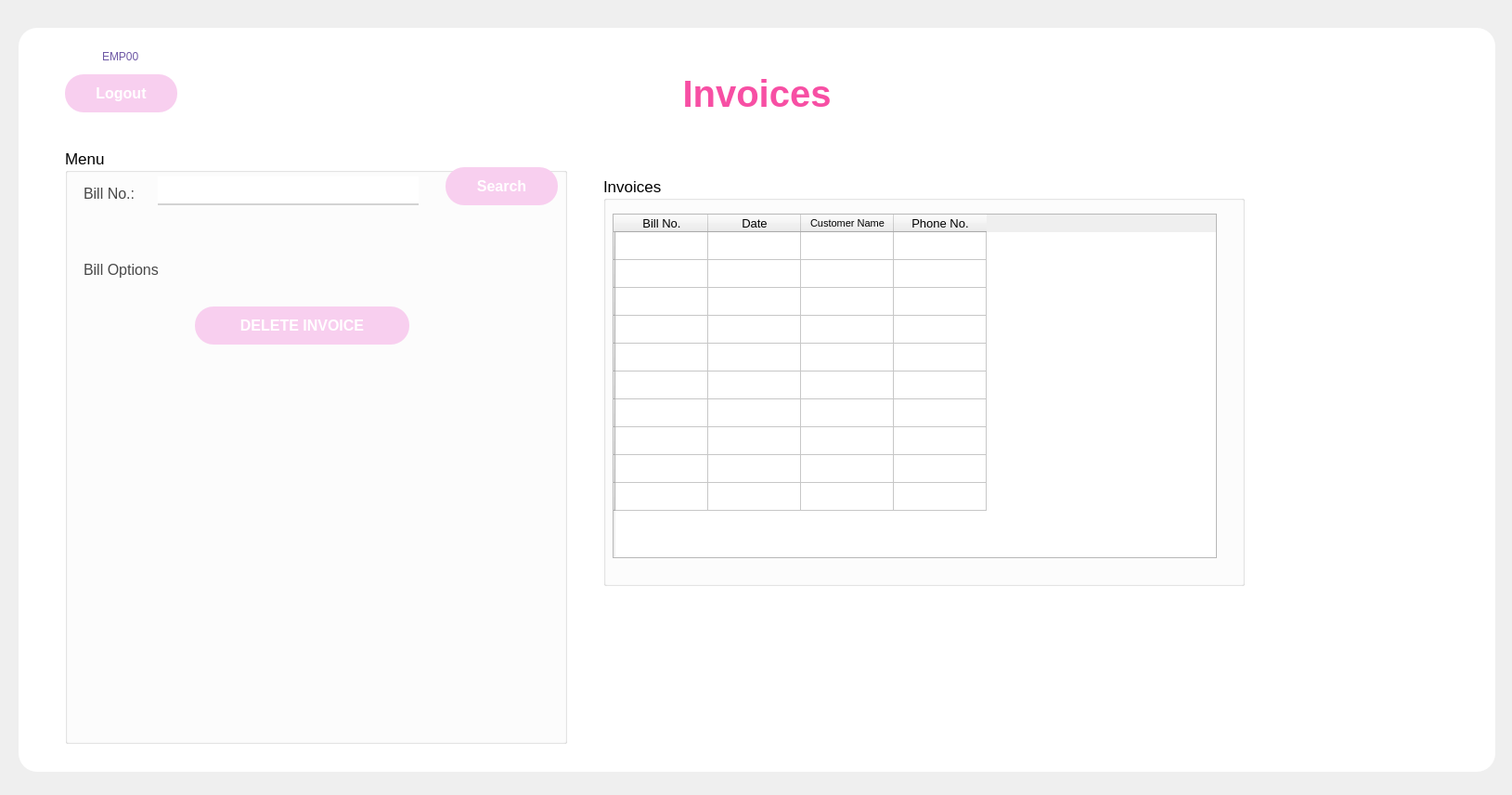
<?xml version="1.0" encoding="UTF-8"?>
<ui version="4.0">
 <class>MainWindow</class>
 <widget class="QMainWindow" name="MainWindow">
  <property name="geometry">
   <rect>
    <x>0</x>
    <y>0</y>
    <width>1629</width>
    <height>856</height>
   </rect>
  </property>
  <property name="windowTitle">
   <string>Invoices</string>
  </property>
  <property name="windowIcon">
   <iconset>
    <normaloff>C:/Users/Phuong Nhi/Downloads/teddy-bear.png</normaloff>C:/Users/Phuong Nhi/Downloads/teddy-bear.png</iconset>
  </property>
  <property name="styleSheet">
   <string notr="true"/>
  </property>
  <widget class="QWidget" name="centralwidget">
   <widget class="QLabel" name="label">
    <property name="geometry">
     <rect>
      <x>110</x>
      <y>50</y>
      <width>91</width>
      <height>21</height>
     </rect>
    </property>
    <property name="font">
     <font>
      <pointsize>9</pointsize>
     </font>
    </property>
    <property name="styleSheet">
     <string notr="true">color: rgb(110, 88, 165);</string>
    </property>
    <property name="text">
     <string>EMP00</string>
    </property>
   </widget>
   <widget class="QPushButton" name="pushButtonLogout">
    <property name="geometry">
     <rect>
      <x>70</x>
      <y>80</y>
      <width>121</width>
      <height>41</height>
     </rect>
    </property>
    <property name="font">
     <font>
      <pointsize>-1</pointsize>
      <weight>75</weight>
      <bold>true</bold>
     </font>
    </property>
    <property name="styleSheet">
     <string notr="true">QPushButton {
	color: rgb(255, 255, 255);
    border-radius: 20px;
	background-color: rgb(248, 207, 239);
    padding: 10px;
    font-size: 16px;
    font-weight: bold;
}

QPushButton:hover {
    background-color: #ff85c0;
}

QPushButton:pressed {
    background-color: #d14789;
}

QPushButton {
    box-shadow: 5px 5px 15px rgba(0, 0, 0, 0.3); /* Bóng đổ */
}
</string>
    </property>
    <property name="text">
     <string>Logout</string>
    </property>
    <property name="icon">
     <iconset>
      <normaloff>../images/log-out.png</normaloff>../images/log-out.png</iconset>
    </property>
   </widget>
   <widget class="QLabel" name="label_2">
    <property name="geometry">
     <rect>
      <x>510</x>
      <y>50</y>
      <width>611</width>
      <height>101</height>
     </rect>
    </property>
    <property name="font">
     <font>
      <family>MS Shell Dlg 2</family>
      <pointsize>30</pointsize>
      <weight>75</weight>
      <bold>true</bold>
     </font>
    </property>
    <property name="styleSheet">
     <string notr="true">color: rgb(247, 79, 164);</string>
    </property>
    <property name="text">
     <string>Invoices</string>
    </property>
    <property name="alignment">
     <set>Qt::AlignCenter</set>
    </property>
   </widget>
   <widget class="QLabel" name="label_5">
    <property name="geometry">
     <rect>
      <x>20</x>
      <y>30</y>
      <width>1591</width>
      <height>801</height>
     </rect>
    </property>
    <property name="styleSheet">
     <string notr="true">border-radius: 20; background: rgb(255, 255, 255)</string>
    </property>
    <property name="text">
     <string/>
    </property>
   </widget>
   <widget class="QLabel" name="label_7">
    <property name="geometry">
     <rect>
      <x>80</x>
      <y>50</y>
      <width>21</width>
      <height>21</height>
     </rect>
    </property>
    <property name="text">
     <string/>
    </property>
    <property name="pixmap">
     <pixmap>C:/Users/Phuong Nhi/Downloads/account.png</pixmap>
    </property>
    <property name="scaledContents">
     <bool>true</bool>
    </property>
   </widget>
   <widget class="QLabel" name="timelabel">
    <property name="geometry">
     <rect>
      <x>1280</x>
      <y>60</y>
      <width>191</width>
      <height>21</height>
     </rect>
    </property>
    <property name="font">
     <font>
      <pointsize>10</pointsize>
      <italic>true</italic>
     </font>
    </property>
    <property name="styleSheet">
     <string notr="true">color: rgb(72, 72, 72);
</string>
    </property>
    <property name="text">
     <string/>
    </property>
   </widget>
   <widget class="QGroupBox" name="groupBox">
    <property name="geometry">
     <rect>
      <x>70</x>
      <y>160</y>
      <width>541</width>
      <height>641</height>
     </rect>
    </property>
    <property name="font">
     <font>
      <pointsize>13</pointsize>
     </font>
    </property>
    <property name="title">
     <string>Menu</string>
    </property>
    <widget class="QLabel" name="label_3">
     <property name="geometry">
      <rect>
       <x>20</x>
       <y>40</y>
       <width>81</width>
       <height>16</height>
      </rect>
     </property>
     <property name="font">
      <font>
       <pointsize>12</pointsize>
      </font>
     </property>
     <property name="styleSheet">
      <string notr="true">color: rgb(72, 72, 72);
</string>
     </property>
     <property name="text">
      <string>Bill No.: </string>
     </property>
    </widget>
    <widget class="QLineEdit" name="lineEditBillNo">
     <property name="geometry">
      <rect>
       <x>100</x>
       <y>30</y>
       <width>281</width>
       <height>31</height>
      </rect>
     </property>
     <property name="font">
      <font>
       <pointsize>10</pointsize>
       <italic>false</italic>
      </font>
     </property>
     <property name="styleSheet">
      <string notr="true">border: none;
border-bottom: 2px solid grey; /* Điều chỉnh độ dày và màu của viền dưới */
border-color: rgb(211, 211, 211);
padding: 5px;</string>
     </property>
     <property name="placeholderText">
      <string/>
     </property>
    </widget>
    <widget class="QPushButton" name="pushButtonSearch">
     <property name="geometry">
      <rect>
       <x>410</x>
       <y>20</y>
       <width>121</width>
       <height>41</height>
      </rect>
     </property>
     <property name="font">
      <font>
       <pointsize>-1</pointsize>
       <weight>75</weight>
       <bold>true</bold>
      </font>
     </property>
     <property name="styleSheet">
      <string notr="true">QPushButton {
	color: rgb(255, 255, 255);
    border-radius: 20px;
	background-color: rgb(248, 207, 239);
    padding: 10px;
    font-size: 16px;
    font-weight: bold;
}

QPushButton:hover {
    background-color: #ff85c0;
}

QPushButton:pressed {
    background-color: #d14789;
}

QPushButton {
    box-shadow: 5px 5px 15px rgba(0, 0, 0, 0.3); /* Bóng đổ */
}
</string>
     </property>
     <property name="text">
      <string>Search</string>
     </property>
     <property name="icon">
      <iconset>
       <normaloff>C:/Users/Phuong Nhi/Downloads/search (1).png</normaloff>C:/Users/Phuong Nhi/Downloads/search (1).png</iconset>
     </property>
     <property name="iconSize">
      <size>
       <width>25</width>
       <height>25</height>
      </size>
     </property>
    </widget>
    <widget class="QLabel" name="label_4">
     <property name="geometry">
      <rect>
       <x>20</x>
       <y>110</y>
       <width>131</width>
       <height>41</height>
      </rect>
     </property>
     <property name="font">
      <font>
       <pointsize>12</pointsize>
      </font>
     </property>
     <property name="styleSheet">
      <string notr="true">color: rgb(72, 72, 72);
</string>
     </property>
     <property name="text">
      <string>Bill Options</string>
     </property>
    </widget>
    <widget class="QPushButton" name="pushButtonSearch_2">
     <property name="geometry">
      <rect>
       <x>140</x>
       <y>170</y>
       <width>231</width>
       <height>41</height>
      </rect>
     </property>
     <property name="font">
      <font>
       <pointsize>-1</pointsize>
       <weight>75</weight>
       <bold>true</bold>
      </font>
     </property>
     <property name="styleSheet">
      <string notr="true">QPushButton {
	color: rgb(255, 255, 255);
    border-radius: 20px;
	background-color: rgb(248, 207, 239);
    padding: 10px;
    font-size: 16px;
    font-weight: bold;
}

QPushButton:hover {
    background-color: #ff85c0;
}

QPushButton:pressed {
    background-color: #d14789;
}

QPushButton {
    box-shadow: 5px 5px 15px rgba(0, 0, 0, 0.3); /* Bóng đổ */
}
</string>
     </property>
     <property name="text">
      <string>DELETE INVOICE</string>
     </property>
     <property name="icon">
      <iconset>
       <normaloff>C:/Users/Phuong Nhi/Downloads/search (1).png</normaloff>C:/Users/Phuong Nhi/Downloads/search (1).png</iconset>
     </property>
     <property name="iconSize">
      <size>
       <width>25</width>
       <height>25</height>
      </size>
     </property>
    </widget>
   </widget>
   <widget class="QGroupBox" name="groupBoxBillWindow">
    <property name="geometry">
     <rect>
      <x>650</x>
      <y>190</y>
      <width>691</width>
      <height>441</height>
     </rect>
    </property>
    <property name="font">
     <font>
      <pointsize>13</pointsize>
     </font>
    </property>
    <property name="title">
     <string>Invoices</string>
    </property>
    <widget class="QLabel" name="labelCustomerName">
     <property name="geometry">
      <rect>
       <x>170</x>
       <y>50</y>
       <width>331</width>
       <height>31</height>
      </rect>
     </property>
     <property name="font">
      <font>
       <pointsize>10</pointsize>
      </font>
     </property>
     <property name="styleSheet">
      <string notr="true">color: rgb(72, 72, 72);
</string>
     </property>
     <property name="text">
      <string/>
     </property>
    </widget>
    <widget class="QLabel" name="labelBillNo">
     <property name="geometry">
      <rect>
       <x>110</x>
       <y>80</y>
       <width>391</width>
       <height>31</height>
      </rect>
     </property>
     <property name="font">
      <font>
       <pointsize>10</pointsize>
      </font>
     </property>
     <property name="styleSheet">
      <string notr="true">color: rgb(72, 72, 72);
</string>
     </property>
     <property name="text">
      <string/>
     </property>
    </widget>
    <widget class="QLabel" name="labelDate">
     <property name="geometry">
      <rect>
       <x>620</x>
       <y>80</y>
       <width>211</width>
       <height>31</height>
      </rect>
     </property>
     <property name="font">
      <font>
       <pointsize>10</pointsize>
      </font>
     </property>
     <property name="styleSheet">
      <string notr="true">color: rgb(72, 72, 72);
</string>
     </property>
     <property name="text">
      <string/>
     </property>
    </widget>
    <widget class="QLabel" name="labelPhone">
     <property name="geometry">
      <rect>
       <x>660</x>
       <y>50</y>
       <width>171</width>
       <height>31</height>
      </rect>
     </property>
     <property name="font">
      <font>
       <pointsize>10</pointsize>
      </font>
     </property>
     <property name="styleSheet">
      <string notr="true">color: rgb(72, 72, 72);
</string>
     </property>
     <property name="text">
      <string/>
     </property>
    </widget>
    <widget class="QTableWidget" name="tableWidget">
     <property name="geometry">
      <rect>
       <x>10</x>
       <y>40</y>
       <width>651</width>
       <height>371</height>
      </rect>
     </property>
     <property name="font">
      <font>
       <pointsize>10</pointsize>
      </font>
     </property>
     <row>
      <property name="text">
       <string/>
      </property>
     </row>
     <row>
      <property name="text">
       <string/>
      </property>
     </row>
     <row>
      <property name="text">
       <string/>
      </property>
     </row>
     <row>
      <property name="text">
       <string/>
      </property>
     </row>
     <row>
      <property name="text">
       <string/>
      </property>
     </row>
     <row>
      <property name="text">
       <string/>
      </property>
     </row>
     <row>
      <property name="text">
       <string/>
      </property>
     </row>
     <row>
      <property name="text">
       <string/>
      </property>
     </row>
     <row>
      <property name="text">
       <string/>
      </property>
     </row>
     <row>
      <property name="text">
       <string/>
      </property>
     </row>
     <column>
      <property name="text">
       <string>Bill No.</string>
      </property>
      <property name="textAlignment">
       <set>AlignCenter</set>
      </property>
     </column>
     <column>
      <property name="text">
       <string>Date</string>
      </property>
      <property name="textAlignment">
       <set>AlignCenter</set>
      </property>
     </column>
     <column>
      <property name="text">
       <string>Customer Name</string>
      </property>
      <property name="font">
       <font>
        <pointsize>8</pointsize>
       </font>
      </property>
      <property name="textAlignment">
       <set>AlignCenter</set>
      </property>
     </column>
     <column>
      <property name="text">
       <string>Phone No.</string>
      </property>
      <property name="textAlignment">
       <set>AlignCenter</set>
      </property>
     </column>
     <item row="0" column="0">
      <property name="text">
       <string/>
      </property>
      <property name="textAlignment">
       <set>AlignLeading|AlignVCenter</set>
      </property>
     </item>
     <item row="1" column="0">
      <property name="text">
       <string/>
      </property>
      <property name="textAlignment">
       <set>AlignLeading|AlignVCenter</set>
      </property>
     </item>
    </widget>
   </widget>
   <zorder>label_5</zorder>
   <zorder>label</zorder>
   <zorder>pushButtonLogout</zorder>
   <zorder>label_2</zorder>
   <zorder>label_7</zorder>
   <zorder>timelabel</zorder>
   <zorder>groupBox</zorder>
   <zorder>groupBoxBillWindow</zorder>
  </widget>
 </widget>
 <resources/>
 <connections/>
</ui>
